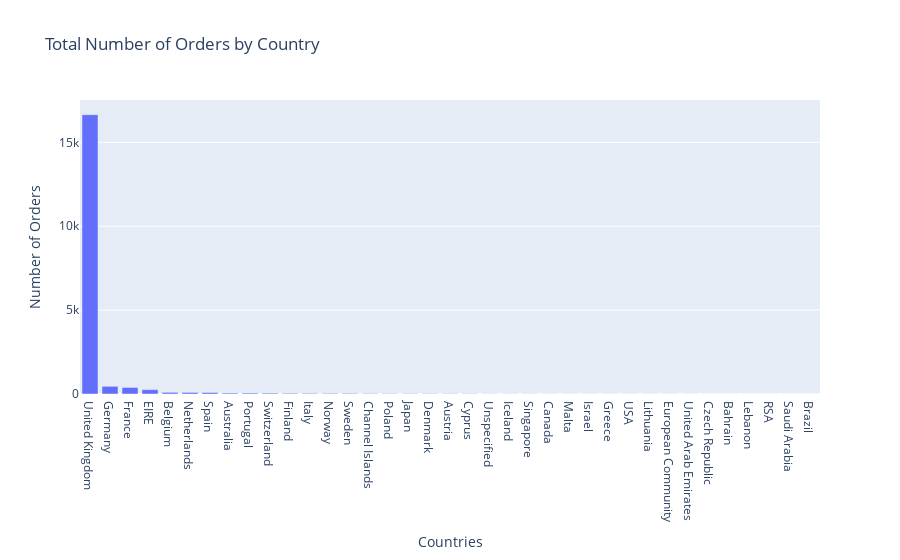

Source (notebook cell):
### Code cell
#Create total number of orders by country chart

# Group data by country and count number of unique invoice_no for each country
orders_by_country = df_new.groupby('country')['invoice_no'].nunique().reset_index(name='total_orders_country')
orders_by_country = orders_by_country.sort_values('total_orders_country', ascending=False)

# Create bar chart to visualize the number of orders for each country
fig = go.Figure(go.Bar(
            x=orders_by_country['country'],
            y=orders_by_country['total_orders_country'],
            ))
fig.update_layout(title='Total Number of Orders by Country', xaxis_title='Countries', yaxis_title='Number of Orders')
fig.show()

### Figure 1 — Plotly figure (JSON) as saved in the notebook; plotly's stock layout.template omitted (floating-point values rounded to 4 significant figures)
{"data": [{"type": "bar", "x": ["United Kingdom", "Germany", "France", "EIRE", "Belgium", "Netherlands", "Spain", "Australia", "Portugal", "Switzerland", "Finland", "Italy", "Norway", "Sweden", "Channel Islands", "Poland", "Japan", "Denmark", "Austria", "Cyprus", "Unspecified", "Iceland", "Singapore", "Canada", "Malta", "Israel", "Greece", "USA", "Lithuania", "European Community", "United Arab Emirates", "Czech Republic", "Bahrain", "Lebanon", "RSA", "Saudi Arabia", "Brazil"], "y": [16649, 457, 389, 260, 98, 95, 90, 57, 57, 51, 41, 38, 36, 36, 26, 19, 19, 18, 17, 16, 8, 7, 7, 6, 5, 5, 5, 5, 4, 4, 3, 2, 2, 1, 1, 1, 1]}], "layout": {"title": {"text": "Total Number of Orders by Country"}, "xaxis": {"title": {"text": "Countries"}}, "yaxis": {"title": {"text": "Number of Orders"}}}}
